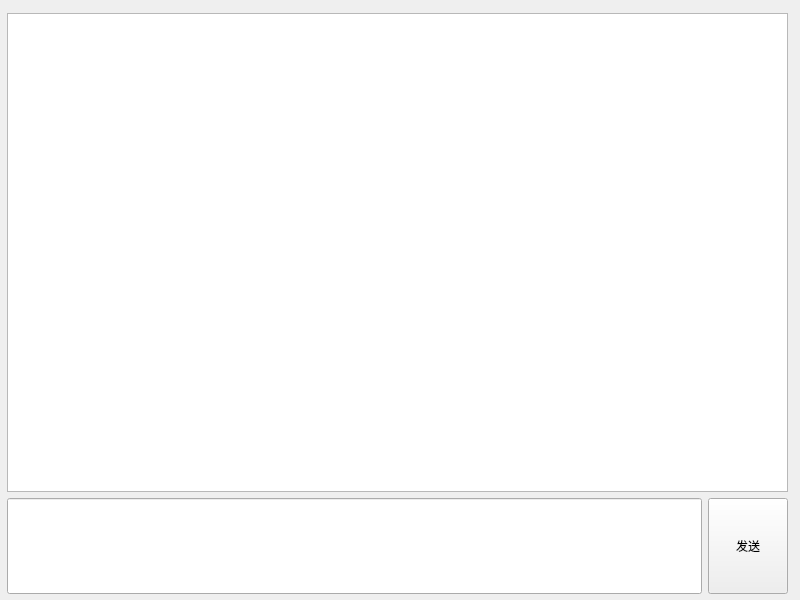
<?xml version="1.0" encoding="UTF-8"?>
<ui version="4.0">
 <class>Widget</class>
 <widget class="QWidget" name="Widget">
  <property name="geometry">
   <rect>
    <x>0</x>
    <y>0</y>
    <width>800</width>
    <height>600</height>
   </rect>
  </property>
  <property name="windowTitle">
   <string>Widget</string>
  </property>
  <widget class="QWidget" name="">
   <property name="geometry">
    <rect>
     <x>7</x>
     <y>13</y>
     <width>781</width>
     <height>581</height>
    </rect>
   </property>
   <layout class="QVBoxLayout" name="verticalLayout" stretch="5,1">
    <item>
     <widget class="QListWidget" name="listWidget"/>
    </item>
    <item>
     <layout class="QHBoxLayout" name="horizontalLayout">
      <item>
       <widget class="QLineEdit" name="lineEdit">
        <property name="sizePolicy">
         <sizepolicy hsizetype="Expanding" vsizetype="Expanding">
          <horstretch>0</horstretch>
          <verstretch>0</verstretch>
         </sizepolicy>
        </property>
        <property name="focusPolicy">
         <enum>Qt::StrongFocus</enum>
        </property>
        <property name="frame">
         <bool>true</bool>
        </property>
       </widget>
      </item>
      <item>
       <widget class="QPushButton" name="pushButton">
        <property name="sizePolicy">
         <sizepolicy hsizetype="Minimum" vsizetype="Expanding">
          <horstretch>0</horstretch>
          <verstretch>0</verstretch>
         </sizepolicy>
        </property>
        <property name="text">
         <string>发送</string>
        </property>
       </widget>
      </item>
     </layout>
    </item>
   </layout>
  </widget>
 </widget>
 <resources/>
 <connections/>
</ui>
